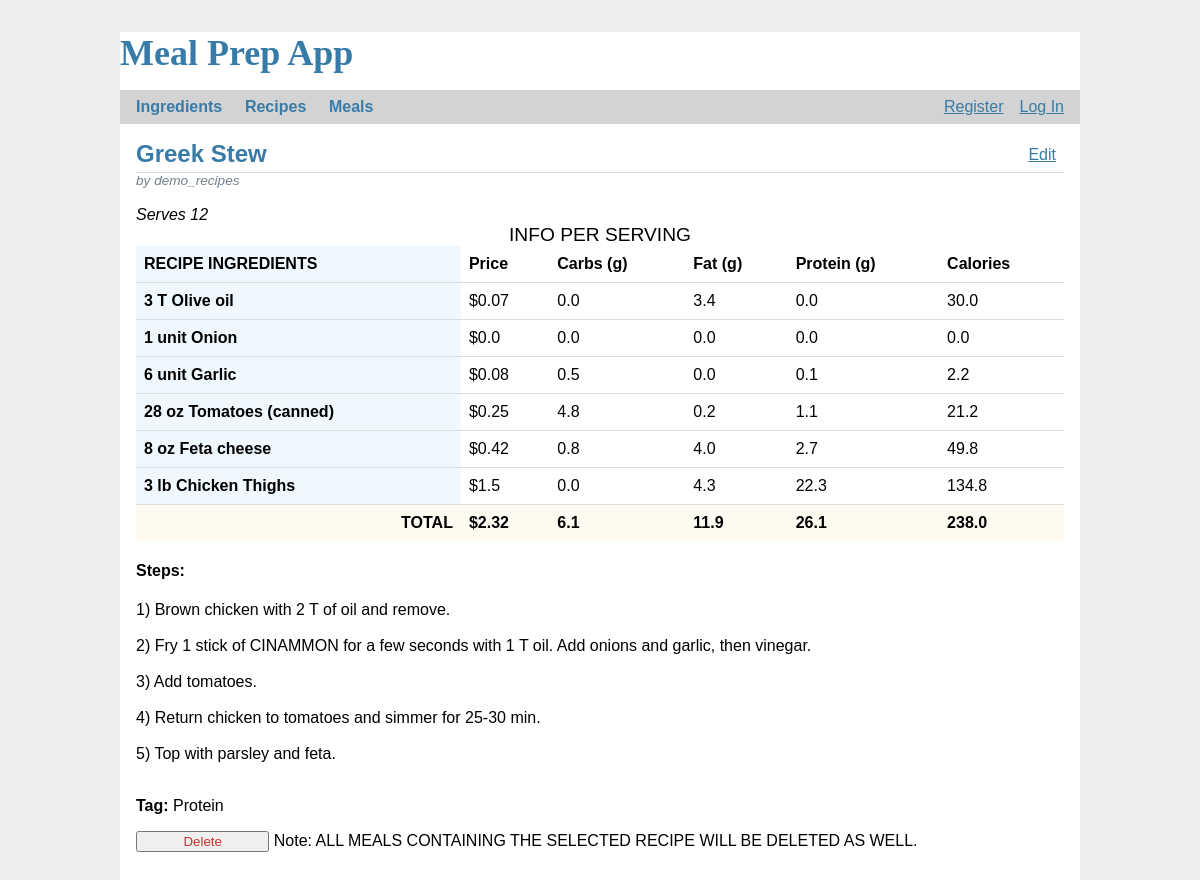
The page /recipes/2/ on the database its author committed.
### tables this page shows
CREATE TABLE recipe (
  id INTEGER PRIMARY KEY,
  author_id INTEGER NOT NULL,
  title TEXT NOT NULL,
  body TEXT NOT NULL,
  servings INTEGER NOT NULL,
  tag TEXT CHECK (tag in ('starches', 'proteins', 'beans', 'vegetables', 'dessert', 'sauces', 'spices', 'others')),
  FOREIGN KEY (author_id) REFERENCES user (id)
);

CREATE TABLE recipeIngredientRelationship(
    recipeID INTEGER NOT NULL,
    ingredientID INTEGER NOT NULL,
    quantity FLOAT(2) NOT NULL,
    units TEXT CHECK ( units in ('g', 'kg', 'oz', 'lb', 'cup', 'ml', 'l', 'gal', 'T', 't', 'in', 'unit') ) NOT NULL,
    FOREIGN KEY (recipeID) REFERENCES recipe(id),
    FOREIGN KEY (ingredientID) REFERENCES ingredient(id),
    UNIQUE (recipeID, ingredientID)
);

CREATE TABLE ingredient (
  id INTEGER PRIMARY KEY,
  name TEXT NOT NULL UNIQUE,
  name_key TEXT NOT NULL UNIQUE, --no whitespace, lowercase
  portion_size FLOAT(2) NOT NULL,
  portion_size_unit TEXT CHECK ( portion_size_unit in ('g', 'kg', 'oz', 'lb', 'cup', 'ml', 'l', 'gal', 'T', 't', 'in', 'unit') ) NOT NULL,
  portion_converted FLOAT(2) NOT NULL, --will be only in grams or in mls
  protein FLOAT(1) NOT NULL,
  fat FLOAT(1) NOT NULL,
  carbs FLOAT(1) NOT NULL,
  calories INT NOT NULL,
  price INT, --this is in cents to avoid float representation issues
  price_size FLOAT(2), --{{1.5}} in i.5lb bag for instance
  price_size_unit TEXT CHECK ( portion_size_unit in ('g', 'kg', 'oz', 'lb', 'cup', 'ml', 'l', 'gal', 'T', 't', 'in', 'unit') ),
  price_converted FLOAT(2), --price converted to g or ml
  tag TEXT CHECK (tag in ('carbs', 'fats', 'proteins', 'vegetables', 'legumes', 'fruit', 'nuts', 'sauces', 'dairy', 'spices', 'others')),
  notes TEXT
);

### app/recipes.py (the view)
@bp.route('/<recipeID>/')
def display_recipe(recipeID):
    db = get_db()
    recipe = db.execute('SELECT * from RECIPE where id = ?', (recipeID)).fetchall()
    if not recipe:
        abort(404, f"{recipeID} is not in the Recipe table.")
    recipe.append(db.execute(
        'SELECT ingredientID, quantity, units FROM recipeIngredientRelationship'
        ' WHERE recipeID=(?)', (recipeID,)
    ).fetchall())
    servings = recipe[0]['servings'] if recipe[0]['servings'] else 1
    macros_recipe = []  # list(list(int)) containing macros of each ingredient
    ing_names = []  # list(str) of ingredient names
    macro_totals = [0, 0, 0, 0]  # carbs, protein, fat, calories
    prices = []
    if recipe[1]:
        for ing in recipe[1]:
            ing_id = str(ing['ingredientID'])
            ing_db = db.execute('SELECT * FROM ingredient WHERE id=?',
                                (ing_id,)).fetchone()
            ing_names.append(ing_db['name'])
            macro_db = db.execute(
                'SELECT carbs, fat, protein, calories, portion_size, '
                'portion_size_unit, portion_converted FROM ingredient WHERE id=?',
                (ing_id,)).fetchone()
            macros_ing = [macro_db['carbs'], macro_db['fat'],
                         macro_db['protein'], macro_db['calories']]
            quantity_g_ml = convert(ing['units'], ing['quantity'])
            if quantity_g_ml == 0:
                quantity_g_ml = 1
            ratio = macro_db['portion_converted'] / quantity_g_ml
            if ratio == 0:
                ratio = 1
            macros_recipe.append([round(x / servings / ratio, 1) for x in macros_ing])
            macro_totals = [x + (y / servings / ratio) for x, y in zip(macro_totals, macros_ing)]
            denominator = convert(ing_db['price_size_unit'], ing_db['price_size'])
            if denominator == 0:
                denominator = 1
            prices.append(((ing_db['price'] / denominator
                            ) * quantity_g_ml ) / (100 * servings))
    recipe.append(ing_names)
    recipe.append(macros_recipe)
    recipe.append([round(x, 1) for x in macro_totals])
    return render_template('recipes/display.html', recipe=recipe, total_price=round(sum(prices), 2),
                           nutritions=macros_recipe, prices=[round(x, 2) for x in prices])

### app/auth.py (called while the page is built)
@bp.before_app_request
def load_logged_in_user():
    user_id = session.get("user_id")
    if user_id is None:
        g.user = None
    else:
        g.user = (
            get_db().execute("SELECT * FROM user WHERE id = ?", (user_id,)).fetchone()
        )

### app/db.py (called while the page is built)
def get_db():
    if "db" not in g:
        g.db = sqlite3.connect(
            current_app.config["DATABASE"], detect_types=sqlite3.PARSE_DECLTYPES
        )
        g.db.row_factory = sqlite3.Row
    return g.db

### app/recipes.py (called while the page is built)
def convert(unit, size):
    size = float(size)
    if unit == 'g' or unit == 'ml':
        return size
    weights = {'kg', 'oz', 'lb'}
    volumes = {'cup', 'l', 'gal', 'T', 't'}
    if unit in weights:
        if unit == 'kg':
            res = size * 1000
        elif unit == 'oz':
            res = size * 28.35
        elif unit == 'lb':
            res = size * 454
    elif unit in volumes:
        if unit == 'cup':
            res = size * 236.58
        elif unit == 'l':
            res = size * 1000
        elif unit == 'gal':
            res = size * 3785.41
        elif unit == 'T':
            res = size * 15
        elif unit == 't':
            res = size * 5
    else:
        res = 0
    return res

### app/templates/recipes/display.html
{% extends 'base.html' %}
{% block header %}
    <h1>{% block title %}{{ recipe[0]['title'] }}{% endblock %}</h1>
    <a class="action" href="{{ url_for('recipes.update', recipeID=recipe[0]['id']) }}">Edit</a>
{% endblock %}
{% block content %}
    <article class="post">
        <header>
            <div class="about">by {{ recipe[0]['author_ID'] }}
            </div>
        </header>
        <br/>
        <div><i>Serves {{ recipe[0]['servings'] }}</i>
            <br/>
            <table class="table table-hover">
                <caption style="font-size: larger">INFO PER SERVING</caption>
                <thead>
                <tr>
                    <th style="background-color: aliceblue" scope="col">RECIPE INGREDIENTS</th>
                    <th scope="col">Price</th>
                    <th scope="col">Carbs (g)</th>
                    <th scope="col">Fat (g)</th>
                    <th scope="col">Protein (g)</th>
                    <th scope="col">Calories</th>
                </tr>
                </thead>
                <tbody>
                {% for ing in recipe[2] %}
                    {% set i = loop.index0 %}
                    <tr>
                    {% if ((recipe[1][i]['quantity'] * 10)|int) % 10 == 0 %}
                        <th style="background-color: aliceblue" scope="row">{{ recipe[1][i]['quantity']|int }}
                            {{ recipe[1][i]['units'] }} {{ ing }}</th>
                    {% else %}
                        <th style="background-color: aliceblue" scope="row">{{ recipe[1][i]['quantity'] }}
                            {{ recipe[1][i]['units'] }} {{ ing }}</th>
                    {% endif %}
                    <td>${{ prices[i] }} </td>
                    <td>{{ recipe[3][i][0] }}</td>
                    <td>{{ recipe[3][i][1] }}</td>
                    <td>{{ recipe[3][i][2] }}</td>
                    <td>{{ recipe[3][i][3] }}</td>
                {% endfor %}
                </tr>
                <tr>
                <tr>
                    <th scope="row" bgcolor=#fffaf0 style="text-align: right">TOTAL</th>
                    <td bgcolor=#fffaf0><strong>${{ total_price }}</strong></td>
                    <td bgcolor=#fffaf0><strong>{{ recipe[4][0] }}</strong></td>
                    <td bgcolor=#fffaf0><strong>{{ recipe[4][1] }}</strong></td>
                    <td bgcolor=#fffaf0><strong>{{ recipe[4][2] }}</strong></td>
                    <td bgcolor=#fffaf0><strong>{{ recipe[4][3] }}</strong></td>
                </tr>
                </tbody>
            </table>
            <h4>Steps:</h4>
            <p class="body">{{ recipe[0]['body'] }}</p>
            <div><br/> <b>Tag:</b>
                {% if recipe[0]['tag'] == "starches" %} Carbs & Starches
                {% elif recipe[0]['tag'] == "proteins" %} Protein
                {% elif recipe[0]['tag'] == "beans" %} Beans & Legumes
                {% elif recipe[0]['tag'] == "vegetables" %} Vegetables
                {% elif recipe[0]['tag'] == "dessert" %} Dessert
                {% elif recipe[0]['tag'] == "sauces" %} Sauces & Condiments
                {% elif recipe[0]['tag'] == "spices" %} Spice Blends
                {% elif recipe[0]['tag'] == "others" %} Other
                {% endif %}
            </div>
    </article>
    <form action="{{ url_for('recipes.delete', name_key=recipe[0]['id']) }}" method="post">
        <div><input class="danger" type="submit" value="Delete"
                    onclick="return confirm('ALL MEALS CONTAINING THE SELECTED RECIPE WILL BE DELETED AS WELL. \n \n Are you sure?');">
            Note: ALL MEALS CONTAINING THE SELECTED RECIPE WILL BE DELETED AS WELL.
        </div>
    </form>
{% endblock %}

### app/templates/base.html (shortened to what this page needs)
<!doctype html>
<link rel="stylesheet" href="{{ url_for('static', filename='style.css') }}">
<link href="https://cdn.jsdelivr.net/npm/select2@4.0.12/dist/css/select2.min.css" rel="stylesheet"/>
<h1 style="color: #377ba8; font-size: 36px; font-family: 'Calisto MT'">Meal Prep App</h1>
<nav>
    <h1>
        <div class="dropdown">
            <button class="dropbtn">Ingredients</button>
        </div>
        <div class="dropdown">
            <button class="dropbtn">Recipes</button>
        </div>
        <div class="dropdown">
            <button class="dropbtn">Meals</button>
        </div>
    </h1>
    <ul>
        {% if g.user %}
            <li><span>{{ g.user['username'] }}</span>
            <li><a href="{{ url_for('auth.logout') }}">Log Out</a>
                {% else %}
            <li><a href="{{ url_for('auth.register') }}">Register</a>
            <li><a href="{{ url_for('auth.login') }}">Log In</a>
        {% endif %}
    </ul>
</nav>
<section class="content">
    <header>
        {% block header %}{% endblock %}
    </header>
    {% block content %}{% endblock %}
</section>

### app/static/style.css (style rules this page uses)
h1 { font-family: Verdana, sans-serif; color: #377ba8; margin: 1rem 0; }
a { color: #377ba8; }
nav { background: lightgray; display: flex; align-items: center; padding: 0 0.5rem; }
nav h1 { flex: auto; margin: 0; }
nav ul { display: flex; list-style: none; margin: 0; padding: 0; }
nav ul li a, nav ul li span, header .action { display: block; padding: 0.5rem; }
.content { padding: 0 1rem 1rem; }
.content > header { border-bottom: 1px solid lightgray; display: flex; align-items: flex-end; }
.content > header h1 { flex: auto; margin: 1rem 0 0.25rem 0; }
.post > header { display: flex; align-items: flex-end; font-size: 0.85em; }
.post > header > div:first-of-type { flex: auto; }
.post .about { color: slategray; font-style: italic; }
.post .body { white-space: pre-line; }
.content form { margin: 1em 0; display: flex; flex-direction: column; }
.content input, .content textarea { margin-bottom: 1em; }
input.danger { color: #cc2f2e; }
input[type=submit] { align-self: start; min-width: 10em; }
table { max-width: 100%; background-color: transparent; border-collapse: collapse; border-spacing: 0; }
.table { width: 100%; margin-bottom: 20px; }
.table th, .table td { padding: 8px; line-height: 20px; text-align: left; vertical-align: top; border-top: 1px solid #dddddd; }
.table th { font-weight: bold; }
.table thead th { vertical-align: bottom; }
.table caption + thead tr:first-child th, .table caption + thead tr:first-child td, .table colgroup + thead tr:first-child th, .table colgroup + thead tr:first-child td, .table thead:first-child tr:first-child th, .table thead:first-child tr:first-child td { border-top: 0; }
.dropbtn { background-color: lightgray; font-family: Georgia, sans-serif; color: #377ba8; padding: 8px; font-size: 16px; font-weight: bold; border: none; }
.dropdown { position: relative; display: inline-block; }

### rows shown on the page
recipe: title "Greek Stew", author "demo_recipes", servings "12", body "1) Brown chicken with 2 T of oil and remove. 2) Fry 1 stick of CINAMMON for a few seconds with 1 T oil. Add onions and garlic, then vinegar. 3) Add tomatoes. 4) Return chicken to tomatoes and simmer for 25-30 min. 5) Top with parsley and feta."
ingredient: name "Olive oil", prices "0.07", recipe "0.0", recipe "3.4", recipe "30.0"
recipeIngredientRelationship: quantity "3", units "T"
ingredient: name "Onion", prices "0.0", recipe "0.0"
recipeIngredientRelationship: quantity "1", units "unit"
ingredient: name "Garlic", prices "0.08", recipe "0.5", recipe "0.0", recipe "0.1", recipe "2.2"
recipeIngredientRelationship: quantity "6", units "unit"
ingredient: name "Tomatoes (canned)", prices "0.25", recipe "4.8", recipe "0.2", recipe "1.1", recipe "21.2"
recipeIngredientRelationship: quantity "28", units "oz"
ingredient: name "Feta cheese", prices "0.42", recipe "0.8", recipe "4.0", recipe "2.7", recipe "49.8"
recipeIngredientRelationship: quantity "8", units "oz"
ingredient: name "Chicken Thighs", prices "1.5", carbs "0.0", recipe "4.3", recipe "22.3", recipe "134.8"
recipeIngredientRelationship: quantity "3", units "lb"

### other values the page prints
{{ total_price }} "2.32"
{{ recipe[4][0] }} "6.1"
{{ recipe[4][1] }} "11.9"
{{ recipe[4][2] }} "26.1"
{{ recipe[4][3] }} "238.0"
